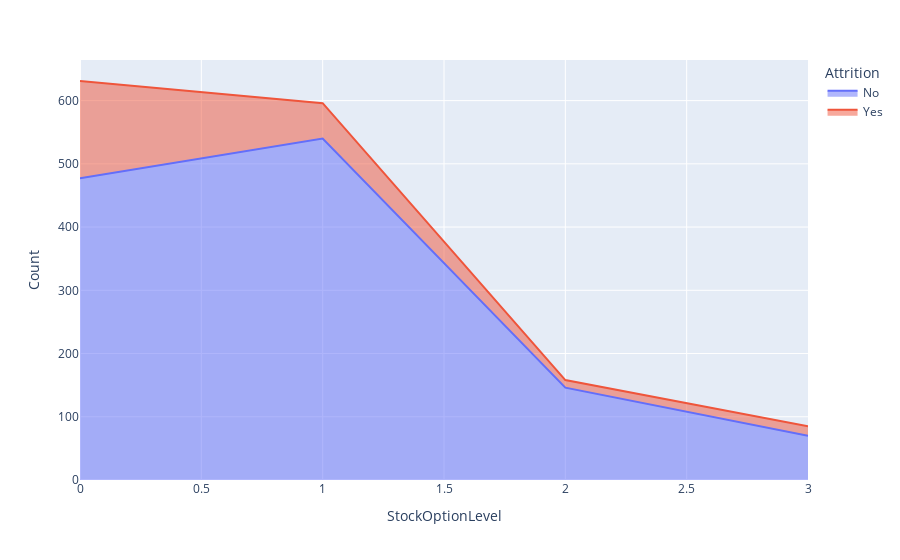

The notebook cell this image was saved under:
### Markdown cell above
<h4>5. Does Company Stocks For Employees Impact Attrition</h4>

### Code cell
stock_attr = hrdataset.groupby(['StockOptionLevel' ,'Attrition'])['DailyRate'].count().reset_index(name = 'Count')
px.area(stock_attr , x = 'StockOptionLevel'  , y = 'Count' , color = 'Attrition')

### Figure 1 — Plotly figure (JSON) as saved in the notebook; plotly's stock layout.template omitted (floating-point values rounded to 4 significant figures)
{"data": [{"hovertemplate": "Attrition=No<br>StockOptionLevel=%{x}<br>Count=%{y}<extra></extra>", "legendgroup": "No", "line": {"color": "#636efa"}, "mode": "lines", "name": "No", "orientation": "v", "showlegend": true, "stackgroup": "1", "type": "scatter", "x": [0, 1, 2, 3], "xaxis": "x", "y": [477, 540, 146, 70], "yaxis": "y"}, {"hovertemplate": "Attrition=Yes<br>StockOptionLevel=%{x}<br>Count=%{y}<extra></extra>", "legendgroup": "Yes", "line": {"color": "#EF553B"}, "mode": "lines", "name": "Yes", "orientation": "v", "showlegend": true, "stackgroup": "1", "type": "scatter", "x": [0, 1, 2, 3], "xaxis": "x", "y": [154, 56, 12, 15], "yaxis": "y"}], "layout": {"legend": {"title": {"text": "Attrition"}, "tracegroupgap": 0}, "margin": {"t": 60}, "xaxis": {"anchor": "y", "domain": [0, 1], "title": {"text": "StockOptionLevel"}}, "yaxis": {"anchor": "x", "domain": [0, 1], "title": {"text": "Count"}}}}
